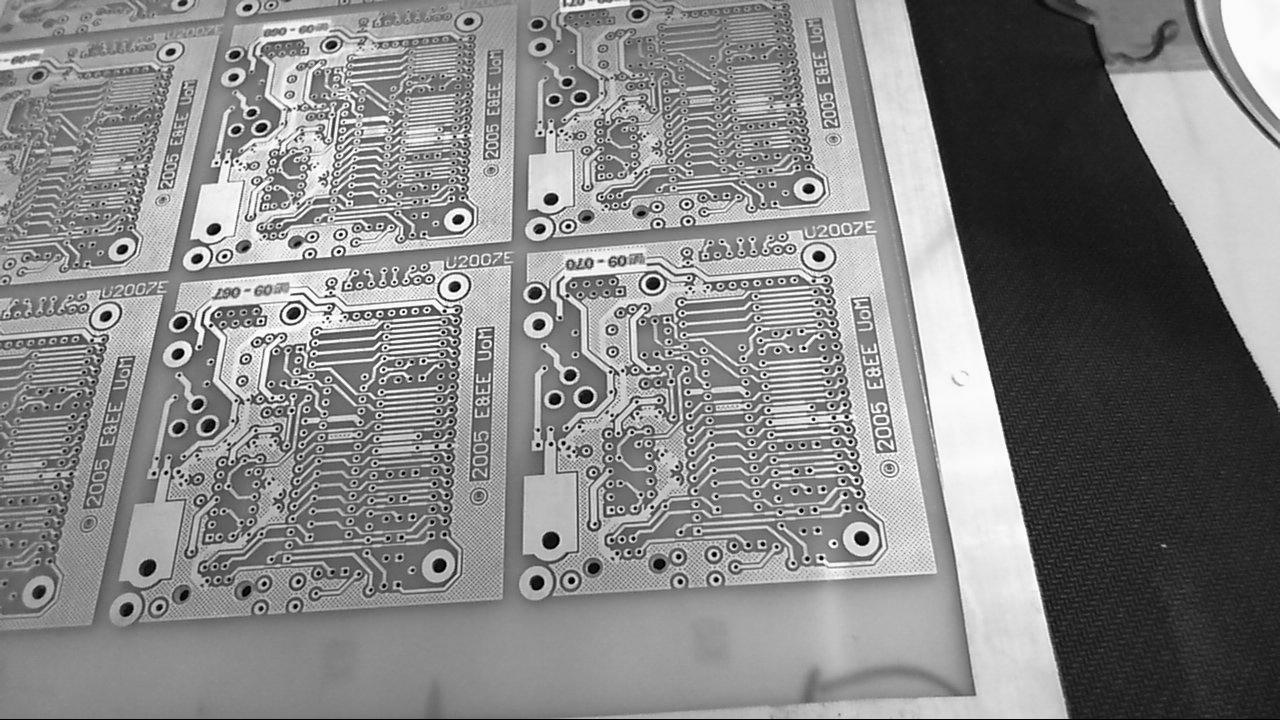
#> input picture lab2/src/image/pcb.bmp, 1280 x 720 px
$ python GeometricTransform.py
#> lines starting #> are read from the running program, lines starting #| are printed output that depends on the picture; after the words box and inside, x2 and y2 are one past the last pixel; in counts of white or black regions, pixels touching at a corner belong together
#> further down, img is the input picture: shape (720, 1280, 3); min 0, max 252, mean 133.6
### lab2/src/utils.py
import pandas as pd


def get_coordinate(file_name='coordinate.csv'):
    # Read the csv file
#> called with file_name = 'coordinate.csv'
    df = pd.read_csv(file_name).values.tolist()
#> (reads lab2/src/coordinate.csv from the repository)
    # print("coordinates size: ", len(df))
    return df


# [10 lines left out: function project_coordinates, not called in this run]

### lab2/src/GeometricTransform.py
import cv2
import numpy as np
from utils import get_coordinate

points = []
img = np.ones((1000, 1000, 3), np.uint8)
wrap_img = np.ones((750, 750, 3), np.uint8)
dump = np.ones((1000, 1000, 3), np.uint8)
flag = True


def click_event(event, x, y, flags, param):
    global points, img, wrap_img, flag
    if event == cv2.EVENT_LBUTTONDOWN:
        cv2.circle(img, (x, y), 3, (0, 0, 255), -1)
        cv2.imshow("Geometric", img)
        points.append([x, y])
        if len(points) == 8:
            # print("Projected change origin and target")
            # print(points)
            wrap_img = warp_image()
            flag = False
            cv2.destroyAllWindows()


def warp_image():
    global points, dump
    target_points = points[4:]
    points = points[:4]
    dst_points = np.array(target_points, dtype=np.float32)

    matrix, _ = cv2.findHomography(np.array(points, dtype=np.float32),
                                   dst_points, cv2.RANSAC, 5.0)
    # np.save("image/matrix.npy", matrix)
    result = cv2.warpPerspective(dump, matrix, (600, 600))
    # cv2.imwrite("image/warp.jpg", result)
    points = []
    return result


def get_geometric_transform(image):
    global wrap_img, dump, img, flag, points
    dump = image.copy()
    img = image
    coordinates = get_coordinate()
    for coordinate in coordinates:
        cv2.circle(img, (int(coordinate[0]), int(coordinate[1])), 3,
                   (0, 255, 0), -1)
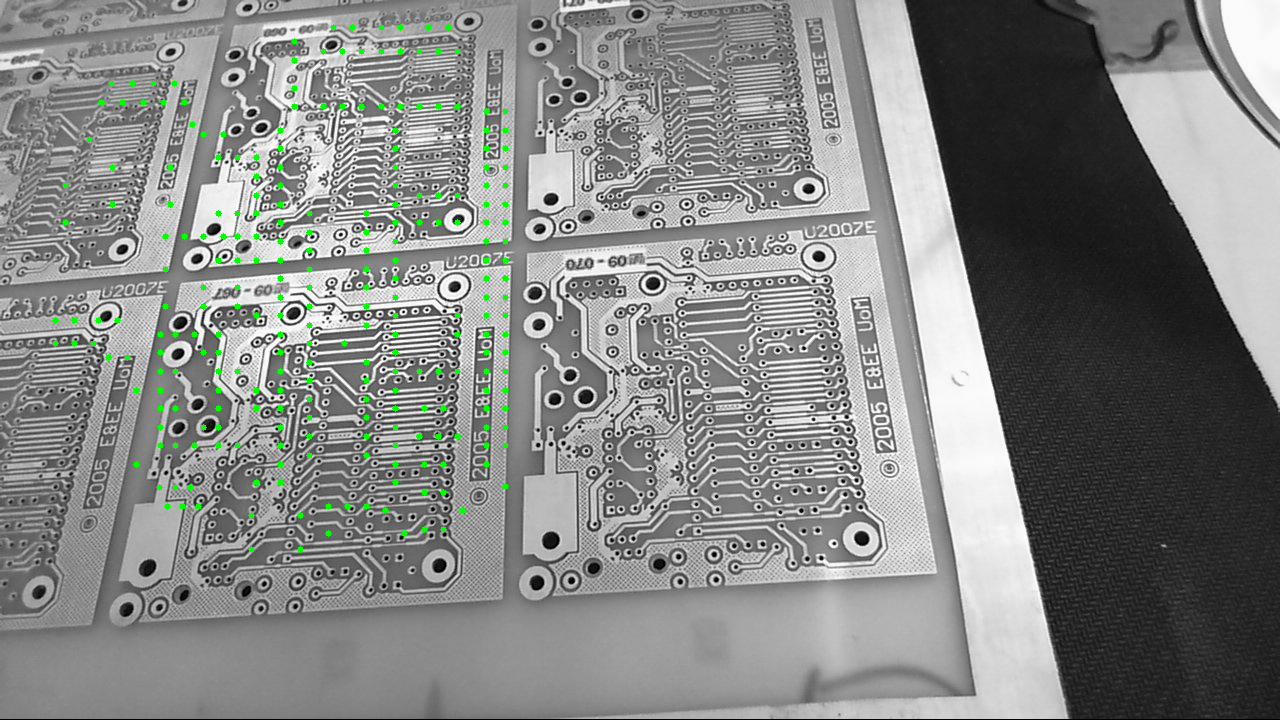
#> img: shape (720, 1280, 3); 0.8% of pixels changed, all inside (x1, y1, x2, y2) = (52, 24, 509, 553)
    cv2.imshow("Geometric", img)
    cv2.setMouseCallback("Geometric", click_event)
    while flag:
        cv2.waitKey(1)
    points = []
    flag = True
    return wrap_img


if __name__ == '__main__':
    img = cv2.imread("image/pcb.bmp")
    img = cv2.resize(img, (1280, 720))
    wrap_img = get_geometric_transform(img)
    coordinates = get_coordinate()
    for coordinate in coordinates:
        cv2.circle(wrap_img, (int(coordinate[0]), int(coordinate[1])), 3,
                   (0, 255, 0), -1)

    cv2.imshow("wrap", wrap_img)
    cv2.waitKey(0)
    cv2.destroyAllWindows()
